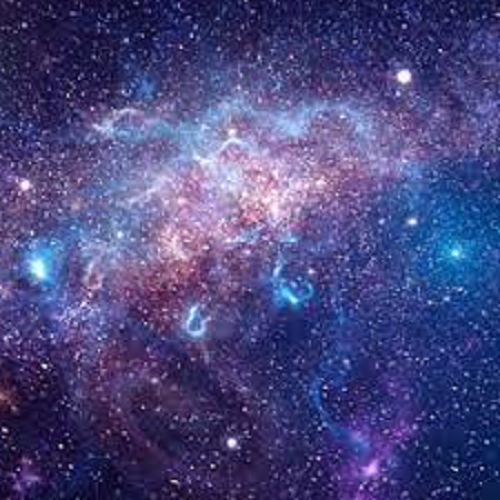
#> input picture lagran/images/space_500x500.png, 500 x 500 px
$ python main.py
#> lines starting #> are read from the running program, lines starting #| are printed output that depends on the picture
from dataclasses import dataclass
import numpy as np
import math
import cv2
import copy as cp
from scipy import ndimage


class bcolors:
    HEADER = '\033[95m'
    OKBLUE = '\033[94m'
    OKCYAN = '\033[96m'
    OKGREEN = '\033[92m'
    WARNING = '\033[93m'
    FAIL = '\033[91m'
    ENDC = '\033[0m'
    BOLD = '\033[1m'
    UNDERLINE = '\033[4m'


def text_from_bits(bits, encoding='utf-8', errors='surrogatepass'):
    n = int(bits, 2)
    return n.to_bytes((n.bit_length() + 7) // 8, 'big').decode(encoding, errors) or '\0'


def lagrang(array):
    xk = [1, 3]
    result = []
    result.append(array[0])
    result.append(xk[0])
    result.append(array[1])
    result.append(xk[1])
    result.append(array[2])

    for k in range(len(xk)):
        cash1 = array[0] * ((xk[k]-2)*(xk[k]-4))/8
        cash2 = array[1] * (xk[k]*(xk[k]-4))/-4
        cash3 = array[2] * (xk[k]*(xk[k]-2))/8
        ck = cash1 + cash2 + cash3
        result[xk[k]] = math.floor(ck)
        if ck > 255:
            result[xk[k]] = 255
        if ck < 0:
            result[xk[k]] = 0
    return result


# [6 lines left out: function rotate_image, not called in this run]


def interpolation(array):
    # Переменные для увелечения по cтолбцу (5х5) -> 10х5
    rows = []  # для конечного массива
    block = []  # Место для хранения блоков 3х
    columnRowLen, columnColumnLen = np.shape(array)
    i = 0  # для итерации
    j = 0  # для итерации

    # Увелечили из 5х5 в 10х5
    while columnColumnLen > i:
        cashRow = []

        while columnRowLen > j:
            block.append(array[i][j])

            # print("i = ", i, "j = ", j)
            # print("block append", block)

            # calculate lagrang and clean block
            if len(block) == 5:

                firstPart = [block[0], block[1], block[2]]
                secondPart = [block[2], block[3], block[4]]

                # add to row result
                for k, value in enumerate(lagrang(firstPart)):
                    cashRow.append(value)

                # add to row result
                for k, value in enumerate(lagrang(secondPart)):
                    cashRow.append(value)

                block = []

            # clean read array
            j = j + 1

        rows.append(cashRow)
        cashRow = []
        j = 0
        i += 1

    # Переменные для увелечения по cтолбцу (10х5) -> 10х10
    columnRowLen, columnColumnLen = np.shape(rows)
    matrix = []  # финальная матрица
    block = []  # место для хранения
    i = 0  # для итерации
    j = 0  # для итерации

    # Увелечили из 5х5 в 10х5
    while columnColumnLen > i:
        cashRow = []

        columnValues = [x[i] for x in rows]  # это числа столбцов
        while len(columnValues) > j:
            block.append(rows[j][i])

            # print("i = ", i, "j = ", j)
            # print("block append", block)

            # calculate lagrang and clean block
            if len(block) == 5:
                # print("Block:", block)
                # print("\n")
                firstPart = [block[0], block[1], block[2]]
                secondPart = [block[2], block[3], block[4]]

                # add to final result
                for k, value in enumerate(lagrang(firstPart)):
                    cashRow.append(value)

                # add to final result
                for k, value in enumerate(lagrang(secondPart)):
                    cashRow.append(value)

                block = []

            # clean read array
            j = j + 1

        matrix.append(cashRow)
        cashRow = []
        j = 0
        i += 1

    rotated = ndimage.rotate(np.array(matrix), 270)
    im = np.fliplr(rotated)
    return im


def calculateD(numbers):
    d = []
    # Проверка на опорную если он больше всех

    for k in range(len(numbers)):
        if k != 0:
            if numbers[k] > numbers[0]:
                d.append(numbers[k]-numbers[0])
            else:
                d.append(0)
    return d


# Получает сколько битов можно отрезать
def calculateN(d):
    n = []
    for k in range(len(d)):
        n.append(math.floor(math.log2(d[k])))
    return n


def calculateB(n, secretBin):
    b = []
    prev = 0
    for k in range(len(n)):
        b.append(str(secretBin)[prev:prev+n[k]])
        prev = prev+n[k]
    return b


# [10 lines left out: function to_bin, not called in this run]


def getValues(b):
    values = []
    for k in range(len(b)):
        try:
            values.append(int(b[k], 2))
        except ValueError:
            values.append(0)
    return values


# [20 lines left out: function decode, not called in this run]

def processStego(coverImage, secretBits):
    lenI = math.ceil(len(coverImage)/5)
    lenJ = math.ceil(len(coverImage[0])/5)
    copyOfSecretBits = cp.copy(secretBits)
    sizeSecret = format(len(copyOfSecretBits), '08b')    # длина секретного сообщения
    secretBits = sizeSecret+secretBits

    print("Начало внедрения")
    print("Длина секретного сообщения", len(secretBits))
    print("Длина секретного сообщения в битах", sizeSecret)
    print("Биты", copyOfSecretBits)
    print("Биты с размером секретного сообщения", secretBits)
    #   size 8 bit  011100110110010101100011011100100110010101110100
    #    00110000 + 011100110110010101100011011100100110010101110100

    # Статус для остановки процесса внедрения
    secretMessageFinishStatus = False

    for i in range(lenI):

        if secretMessageFinishStatus == True:
            break

        for j in range(lenJ):

            if secretMessageFinishStatus == True:
                break

            if secretBits == '':
                secretMessageFinishStatus = True
                break

            # array 3x3
            coverBlock = coverImage[i*5:i*5+5, j*5:j*5+5]

            block = coverBlock[0:3, 0:3]

            r, c = np.shape(block)
            if r != 3:
                continue

            if c != 3:
                continue

            # print("Block: \n")
            # print(block, "\n")

            # array 2x2 from block
            square = block[0:2, 0:2]

            # array 2x2 convert to 1d ([0,1,2,3])
            squareInline = square.flatten()
            # print("SquereInLine: ", squareInline)

            # Вычитываем пиксели
            d = calculateD(squareInline)

            zeroValue = False  # переменная для статуса нулевых значении

            # Проверяем если все  3 значения равны нулю, значит ничего сюда не поместится
            for k in range(len(d)):
                d[k] = math.ceil(d[k])
                if d[k] <= 0:
                    zeroValue = True

            # Пропускаем блок 2х2 и переходим к следующему
            if zeroValue == True:
                # [4 lines of commented-out code are left out]
                continue

            # Вычитываем по сколько бит можно отрезать
            n = calculateN(d)


            partCount = 0

            # check on 0,0,0
            for k in range(len(n)):
                n[k] = math.ceil(n[k])
                partCount += n[k]
                if n[k] <= 0:
                    zeroValue = True

            if zeroValue == True:
                continue

            # Делим биты на части
            b = calculateB(n, secretBits[0:partCount])


            values = getValues(b)

            # Получаем числа которые нужно добавить в блок
            firstPlace = coverImage[i*5:i*5 + 5, j*5:j*5+5][0][1] + values[0]
            secondPlace = coverImage[i*5:i*5 + 5, j*5:j*5+5][1][0] + values[1]
            thirdPlace = coverImage[i*5:i*5 + 5, j*5:j*5+5][1][1] + values[2]

            if len(secretBits)>6:
                if b[0] == '':
                    break

                if b[1] == '':
                    break

                if b[2] == '':
                    break
            # print(firstPlace, secondPlace, thirdPlace)

            print("\nПроцесс: ", i, j)
            print("SecretBITS", secretBits)
            print("\td значения - ", d)
            print("\tn значения - ", n)
            print("\tb значения - ", b)
            print("\tvalues: ", values)

            # Проверки на перезаполнение
            if firstPlace > 255:
                # Пропускаем блок считая его недостаточным

                print("Переполнение в i =  ", i)
                print("Переполнение в j =  ", j)
                print('Значение ', firstPlace)
                break
                firstPlace = 255
                print("\n")
            if secondPlace > 255:
                # Пропускаем блок считая его недостаточным

                print("Переполнение в i =  ", i)
                print("Переполнение в j =  ", j)
                print('Значение ', secondPlace)
                break
                secondPlace = 255
                print("\n")
            if thirdPlace > 255:
                # Пропускаем блок считая его недостаточным

                print("Переполнение в i =  ", i)
                print("Переполнение в j =  ", j)
                print('Значение ', thirdPlace)
                break
                thirdPlace = 255
                print("\n")

            print("\nДо внедрения:\n", coverBlock)

            coverImage[i*5:i*5+5, j*5:j*5+5][0][1] = firstPlace
            coverImage[i*5:i*5+5, j*5:j*5+5][1][0] = secondPlace
            coverImage[i*5:i*5+5, j*5:j*5+5][1][1] = thirdPlace

            print("\nПосле внедрения:\n", coverImage[i*5:i*5+5, j*5:j*5+5])

            # Вычитываем биты которые были добавлены
            for k in range(len(b)):

                start = 0
                stop = len(b[k])-1

                # Remove charactes from index start to stop
                if len(secretBits) > stop:
                    secretBits = secretBits[0: start:] + secretBits[stop + 1::]
                elif len(secretBits) == 0:
                    secretMessageFinishStatus = True

    if secretMessageFinishStatus != True:
        print("Размер битов секретного сообщения", secretBits)
        print("Не достаточно место для встраивания секретного сообщения, биты:", secretBits)
        exit()
    print(f"{bcolors.WARNING}Процесс внедрения прошел успешно ...\n{bcolors.ENDC}")
    return coverImage

# Не нужная хрень


# [119 lines left out: functions getBase, getBaseImage, not called in this run]


def processDecode(stegoImage):
    lenI = math.ceil(len(stegoImage)/5)
    lenJ = math.ceil(len(stegoImage[0])/5)

    # Результат восстановления
    secretBits = ""
    sizeToStop = 0
    valueToStopDecode = False

    for i in range(lenI):

        # Выйти из цикла  если нашли конец сообщения
        if valueToStopDecode == True and len(secretBits) >= sizeToStop:
            break

        for j in range(lenJ):

            # Вычислить размер секретного сообщения
            if len(secretBits) >= 8 and valueToStopDecode == False:
                # 00110000
                sizeToStop = int(secretBits[0:8], 2)+8
                print("Size to stop:", sizeToStop)
                valueToStopDecode = True

            # Выйти из цикла  если нашли конец сообщения
            if valueToStopDecode == True and len(secretBits) >= sizeToStop:
                break

            # Для вывода в консоль
            blockForLog = cp.copy(stegoImage[i*5:i*5+5, j*5:j*5+5])

            # Block 5x5
            stegoBlock = stegoImage[i*5:i*5+5, j*5:j*5+5]
            block = stegoBlock[0:3, 0:3]

            r, c = np.shape(block)
            if r != 3:
                continue

            if c != 3:
                continue

            # array 2x2 from block
            square = block[0:2, 0:2]

            # array 2x2 convert to 1d ([0,1,2,3])
            squareInline = square.flatten()
            # print("SquereInLine: ", squareInline)

            # Вычитываем пиксели
            d = calculateD(squareInline)

            zeroValue = False  # переменная для статуса нулевых значении

            # Проверяем если все  3 значения равны нулю, значит ничего сюда не поместится
            for k in range(len(d)):
                d[k] = math.ceil(d[k])
                if d[k] <= 0:
                    zeroValue = True

            # Пропускаем блок 5x5 и переходим к следующему
            if zeroValue == True:
                # [4 lines of commented-out code are left out]
                continue

            # Вычитываем по сколько бит можно отрезать
            n = calculateN(d)

            partCount = 0

            # check on 0,0,0
            for k in range(len(n)):
                n[k] = math.ceil(n[k])
                partCount += n[k]
                if n[k] <= 0:
                    zeroValue = True

            if zeroValue == True:
                continue

            firstCode = [stegoBlock[0][0], stegoBlock[0][2], stegoBlock[0][4]]

            # Вычисляем лагранж  между битами
            firstCodeLagrang = lagrang(firstCode)

            values = [0, 0, 0]

            # Если есть разница между лагранжем, то вычитаем значения
            if stegoBlock[0][1] != firstCodeLagrang[1]:
                values[0] = stegoBlock[0][1]-firstCodeLagrang[1]
                stegoBlock[0][1] = firstCodeLagrang[1]

            secondCode = [stegoBlock[0][0], stegoBlock[2][0], stegoBlock[4][0]]
            thirdCode = [stegoBlock[0][1], stegoBlock[2][1], stegoBlock[4][1]]

            secondCodeLagrang = lagrang(secondCode)
            thirdCodeLagrang = lagrang(thirdCode)

            if stegoBlock[1][0] != secondCodeLagrang[1]:
                values[1] = stegoBlock[1][0]-secondCodeLagrang[1]
                stegoBlock[1][0] = secondCodeLagrang[1]

            if stegoBlock[1][1] != thirdCodeLagrang[1]:
                values[2] = stegoBlock[1][1]-thirdCodeLagrang[1]
                stegoBlock[1][1] = thirdCodeLagrang[1]

            if blockForLog[1][1]-thirdCodeLagrang[1] < 0:

                thirdCode = [blockForLog[1][0],
                             blockForLog[1][2], blockForLog[1][4]]
                thirdCodeLagrang = lagrang(thirdCode)

                print("\nTry another way, horizontal")
                print("thirdRow: ", thirdCodeLagrang)
                print(blockForLog[1][1], "!=", thirdCodeLagrang[1],
                      "Output = ", blockForLog[1][1]-thirdCodeLagrang[1])
                values[2] = blockForLog[1][1]-thirdCodeLagrang[1]

            bits = [format(values[0], 'b'), format(
                values[1], 'b'), format(values[2], 'b')]

            # Заново проверяем блок для нахождения d и n значения, количество битов
            # array 2x2 from block
            square = stegoBlock[0:2, 0:2]

            # array 2x2 convert to 1d ([0,1,2,3])
            squareInline = square.flatten()
            # print("SquereInLine: ", squareInline)

            # Вычитываем пиксели
            d = calculateD(squareInline)

            # Вычитываем по сколько бит можно отрезать
            n = calculateN(d)

            # Оптимизировать эту хрень с условиями
            # Добавляем 0 дополнительные биты
            if values[0] == 0 and n[0] > 1:
                for k in range(n[0]-1):
                    bits[0] += "0"

            # Добавляем 0 дополнительные биты
            if values[1] == 0 and n[1] > 1:
                for k in range(n[1]-1):
                    bits[1] += "0"

            # Добавляем 0 дополнительные биты
            if values[2] == 0 and n[2] > 1:
                for k in range(n[2]-1):
                    bits[2] += "0"

            # Добавляем 0 дополнительные биты перед еденицой
            if bits[0][0] == "1" and len(bits[0]) < n[0]:
                cash = "0"

                for k in range(len(bits[0])):
                    cash += bits[0][k]

                bits[0] = cash

            # Добавляем 0 дополнительные биты перед еденицой
            if bits[1][0] == "1" and len(bits[1]) < n[1]:
                cash = "0"

                for k in range(len(bits[1])):
                    cash += bits[1][k]

                bits[1] = cash

            # Добавляем 0 дополнительные биты перед еденицой
            if bits[2][0] == "1" and len(bits[2]) < n[2]:
                cash = "0"

                for k in range(len(bits[2])):
                    cash += bits[2][k]

                bits[2] = cash

            if len(bits[0]) < n[0]:
                cash = ''
                for k in range(n[0]-len(bits[0])):
                    cash += "0"
                bits[0] = cash + bits[0]

            if len(bits[1]) < n[1]:
                cash = ''
                for k in range(n[1]-len(bits[1])):
                    cash += "0"
                bits[1] = cash + bits[1]

            if len(bits[2]) < n[2]:
                cash = ''
                for k in range(n[2]-len(bits[2])):
                    cash += "0"
                bits[2] = cash + bits[2]

            print("\nПРОЦЕСС: ", i, j, "\n")

            print(blockForLog)
            print("\n")
            print(blockForLog[0][1], "!=", firstCodeLagrang[1],
                  "Output = ", blockForLog[0][1] - firstCodeLagrang[1])
            print(blockForLog[1][0], "!=", secondCodeLagrang[1],
                  "Output = ", blockForLog[1][0] - secondCodeLagrang[1])
            print(blockForLog[1][1], "!=", thirdCodeLagrang[1],
                  "Output = ", blockForLog[1][1]-thirdCodeLagrang[1])
            print("\n")
            print("firstRow: ", firstCodeLagrang)
            print("secondRow: ", secondCodeLagrang)
            print("thirdRow: ", thirdCodeLagrang)
            print("values: ", values)

            print("\nn - значения", n)
            print("\nd - значения", d)
            print("bits: ", bits)

            for k in range(len(values)):
                secretBits += bits[k]

            # для дебага
            # if j == 123:
            #     exit()

    if secretBits == "":
        print("В изображении нет секрета или что-то пошло не так ...")
        exit()

    print("Декодирование прошла успешна")

    print("Секрет: ", secretBits[8:sizeToStop])
    print("Секрет: ", text_from_bits(
        secretBits[8:sizeToStop], errors='surrogatepass'))
    return secretBits


secretMessage = 'secret'
# 01110100011001010111001101110100001000000110000101101110011001000010000001110100011001010111001101110100
# 01101000 01110100011001010111001101110100001000000110000101101110011001000010000001110100011001010111001101110100
#                                                                    0000001110100011001010111001101110100

secretMessageInBit = "01001001011011100111010001100101011100100111001101110100011001010110110001101100011000010111001000100000010101010110110001110100011010010110110101100001011101000110010100100000010000110111010101110100"

image = cv2.imread("images/space_500x500.png")
#> image is the input picture: shape (500, 500, 3); mean B, G, R 126.8, 71.7, 74.2

# to grayScale
gray = cv2.cvtColor(image, cv2.COLOR_BGR2GRAY)
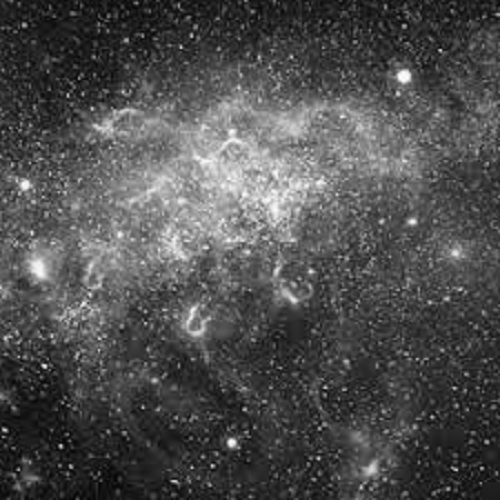
#> gray: shape (500, 500); min 4, max 254, mean 78.7
grayImage = np.array(gray)

# Производим интерполяцию
x2 = np.array(interpolation(gray))
#> in interpolation, `rotated = ndimage.rotate(np.array(matrix), 270)`:
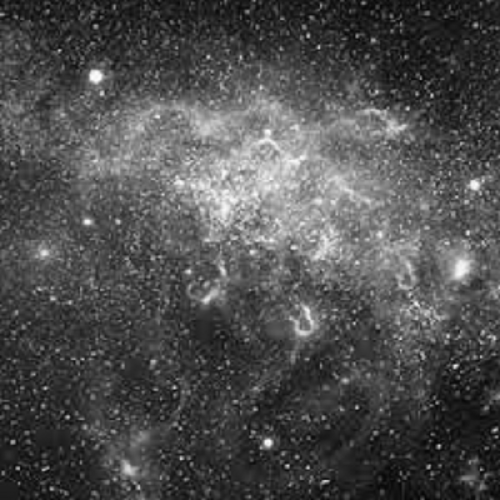
#> rotated: shape (1000, 1000) int64 (shown at 1/2 size); min 3, max 254, mean 78.4

# Производим внедрение секретных  данных в изображение
stegoImage = processStego(x2, secretMessageInBit)
#> the loop in processStego, `for i in range(lenI): ` made 5 passes
#> (printed output is left out)

# Сохраняем стегоизображение как файл
cv2.imwrite("stego.png", stegoImage)

result = processDecode(stegoImage)

$ run again, with lagran/images/space.png copied over lagran/images/space_500x500.png
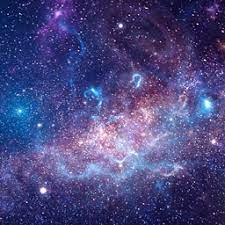
#> input picture lagran/images/space.png, 225 x 225 px
#> image is the input picture: shape (225, 225, 3); mean B, G, R 127.1, 71.8, 74.4
#> in interpolation, `rotated = ndimage.rotate(np.array(matrix), 270)`:
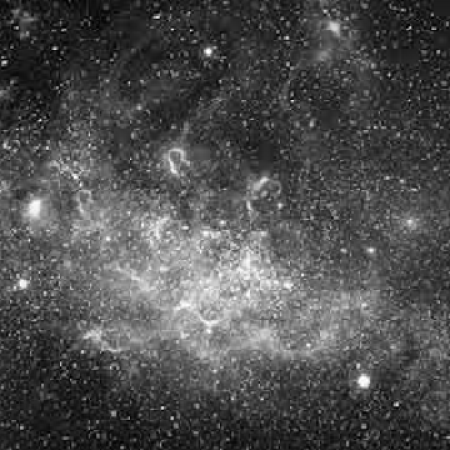
#> rotated: shape (450, 450) int64; min 0, max 255, mean 78.5
#> in interpolation, `im = np.fliplr(rotated)`:
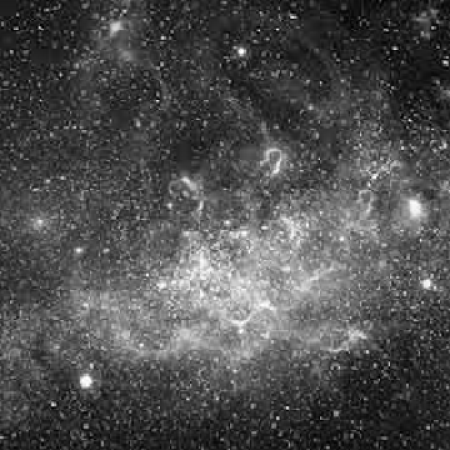
#> im: shape (450, 450) int64; min 0, max 255, mean 78.5
#> the loop in processStego, `for i in range(lenI): ` made 3 passes
#> (printed output is left out)
